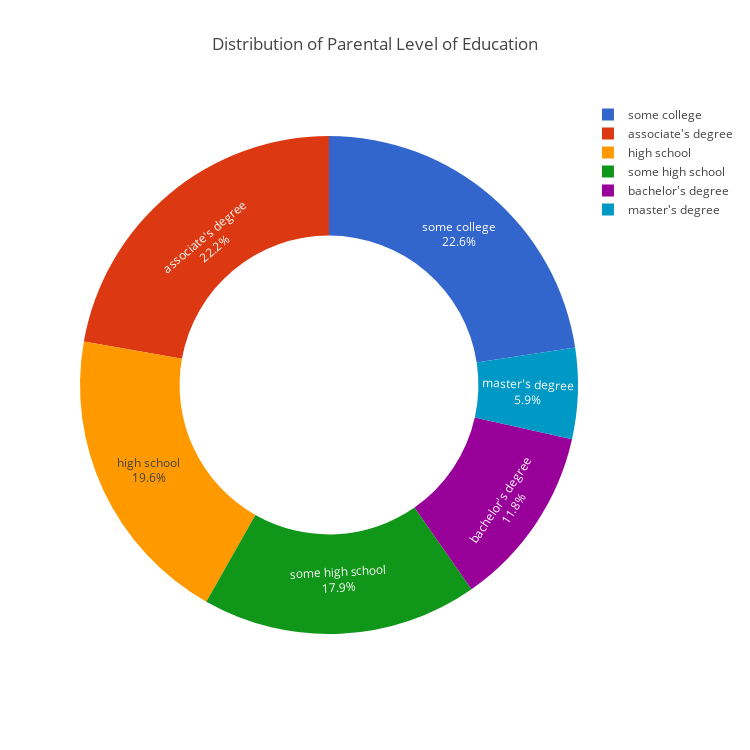

The code cell stored with this chart in its notebook:
### Markdown cell above
### Donut chart for Distribution of parental level of education

### Code cell
# Count of each parental education level
edu_counts = df['parental level of education'].value_counts().reset_index()
edu_counts.columns = ['Parental Education', 'Count']
# print(edu_counts)

fig = px.pie(edu_counts,
             names='Parental Education',
             values='Count',
             hole=0.6,
             title='Distribution of Parental Level of Education',
            color_discrete_sequence=px.colors.qualitative.G10
            )
fig.update_traces(textposition='inside', textinfo='percent+label')
fig.update_layout(height=750, width=750)
fig.show()

### Figure 1 — Plotly figure (JSON) as saved in the notebook; plotly's stock layout.template omitted (floating-point values rounded to 4 significant figures)
{"data": [{"domain": {"x": [0, 1], "y": [0, 1]}, "hole": 0.6, "hovertemplate": "Parental Education=%{label}<br>Count=%{value}<extra></extra>", "labels": ["some college", "associate's degree", "high school", "some high school", "bachelor's degree", "master's degree"], "legendgroup": "", "name": "", "showlegend": true, "textinfo": "percent+label", "textposition": "inside", "type": "pie", "values": [226, 222, 196, 179, 118, 59]}], "layout": {"height": 750, "legend": {"tracegroupgap": 0}, "piecolorway": ["#3366CC", "#DC3912", "#FF9900", "#109618", "#990099", "#0099C6", "#DD4477", "#66AA00", "#B82E2E", "#316395"], "title": {"text": "Distribution of Parental Level of Education"}, "width": 750}}
